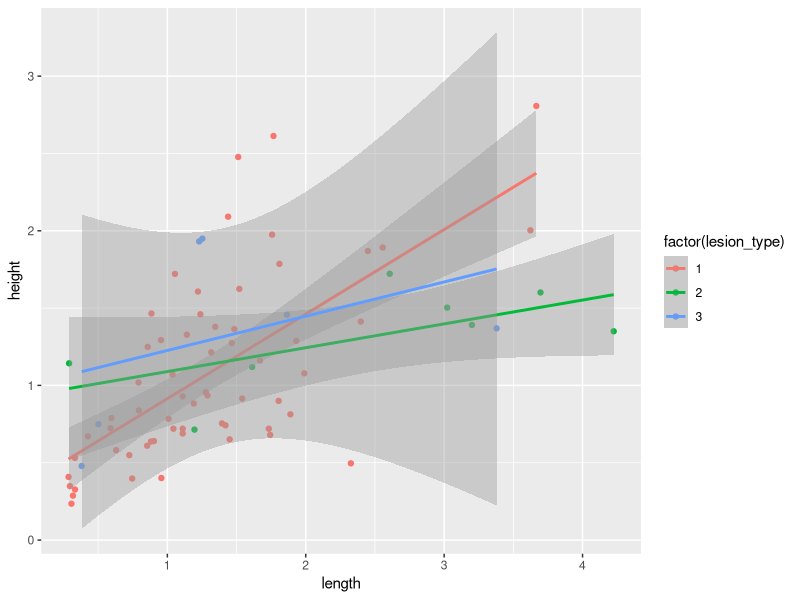
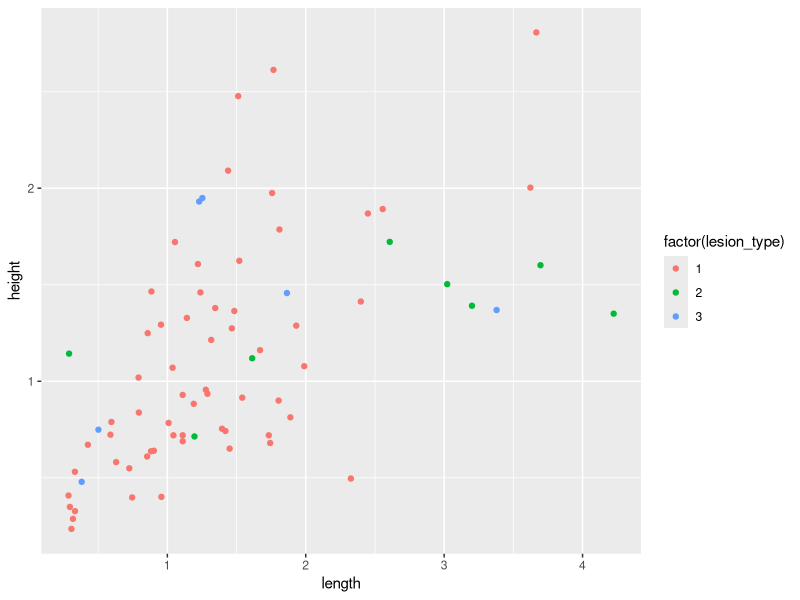

Here is the R script that generated these plots, in order:
setwd() ## set directory
getwd() ## get the directory
Sys.setenv(LANG = "en") ## set the rstudio error to englishh

## install.packages("ggplot2")
library(ggplot2)

read.csv("area.csv")

#######l_d_h############
l_d_h_icno <- ggplot(read.csv("area.csv"), 
                     aes(group = lesion_type, x = length, y = height)) + 
      geom_point(aes(color = factor(lesion_type)))

l_d_h_icno + geom_smooth(method=lm, aes(color = factor(lesion_type)))
l_d_h_icno
